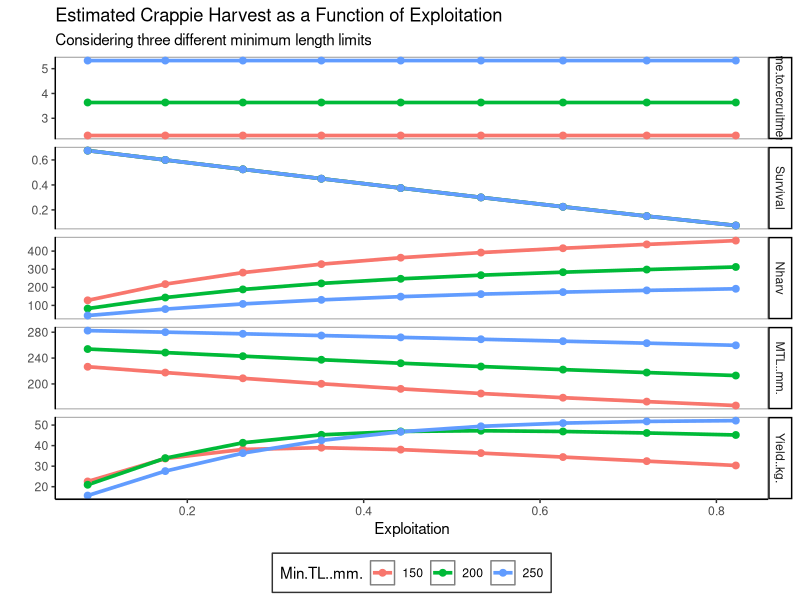
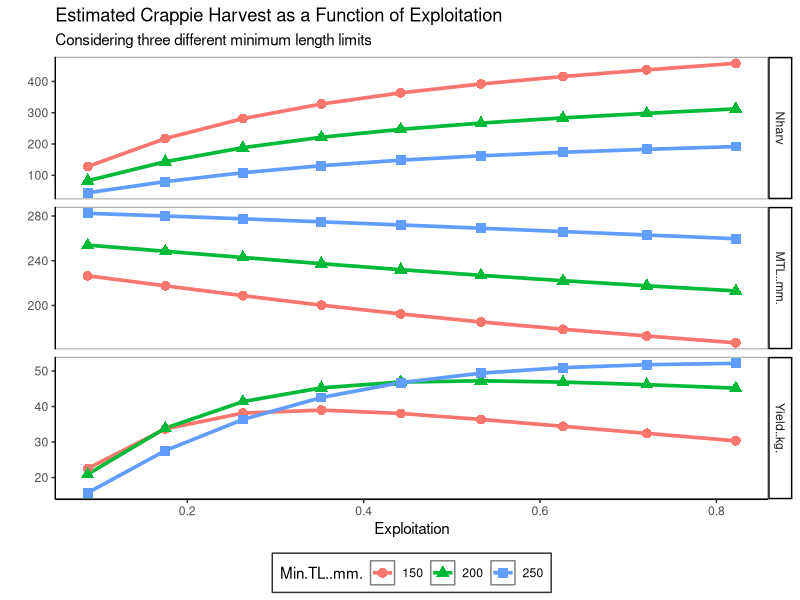
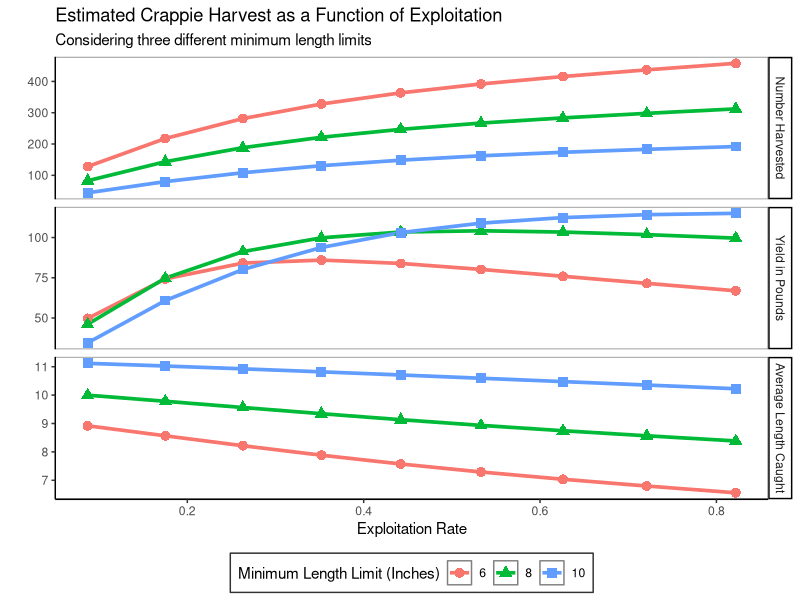

Write the R code that produced these figures, in order.
## ---- chunk 1
df<-read.csv("AECL520/FAMS output.csv", header = T )
str(df)
df$Min.TL..mm.<-factor(df$Min.TL..mm.)
## ---- chunk 2
library(ggplot2)
library(gridExtra)
library(reshape2)

# removing survival and recruitment 

df.m<-melt(df, id.vars = c("Min.TL..mm.","Exploitation"))
ggplot(df.m, aes (x = Exploitation,y = value, group = Min.TL..mm., colour = Min.TL..mm.))+
  theme_classic()+
  theme(panel.grid.major = element_blank(), 
        panel.grid.minor = element_blank(),
        panel.background = element_rect(fill="white",colour="grey50"), 
        axis.line = element_line(colour = "black"),
        legend.position = "bottom",
        legend.background = element_rect(colour="grey20"))+
  geom_line(size = 1.25)+
  geom_point(size = 2)+
  labs(title = "Estimated Crappie Harvest as a Function of Exploitation",
       subtitle = "Considering three different minimum length limits",
       y = "")+
  facet_grid(variable~., scales = "free_y")


# removing survival and time to recruitment, this way we have three panels that each show a different harvest goal
df2<-df[,-c(2,3)]
df.m2<-melt(df2, id.vars = c("Min.TL..mm.","Exploitation"))
ggplot(df.m2, aes (x = Exploitation,y = value, group = Min.TL..mm., colour = Min.TL..mm., shape = Min.TL..mm.))+
  theme_classic()+
  theme(panel.grid.major = element_blank(), 
        panel.grid.minor = element_blank(),
        panel.background = element_rect(fill="white",colour="grey50"), 
        axis.line = element_line(colour = "black"),
        legend.position = "bottom",
        legend.background = element_rect(colour="grey20"))+
  geom_line(size = 1.25)+
  geom_point(size = 3)+
  labs(title = "Estimated Crappie Harvest as a Function of Exploitation",
       subtitle = "Considering three different minimum length limits",
       y = "")+
  facet_grid(variable~., scales = "free_y")


## ---- chunk 3
head(df2)
# change units
df2$Min.TL..mm.<-as.numeric(as.character(df2$Min.TL..mm.))
df2$MinInches<-df2$Min.TL..mm./25.4
df2$MeanInches<-df2$MTL..mm./25.4
df2$Min.TL..mm.<-as.factor(df2$Min.TL..mm.)
df2$MinInches<-as.factor(df2$MinInches)
df2$Yield.Pounds<-df2$Yield..kg.*2.205
df2$NumberHarvested<-df2$Nharv

df3<-data.frame(as.numeric(as.character(df2$MinInches)),
                           df2$Exploitation,
                           df2$NumberHarvested,
                           df2$Yield.Pounds,
                           df2$MeanInches)
head(df3)
colnames(df3)<-c("Minimum Length Limit (Inches)","Exploitation Rate","Number Harvested","Yield in Pounds","Average Length Caught")
df3$`Minimum Length Limit (Inches)`<-round(df3$`Minimum Length Limit (Inches)`)
df3$`Minimum Length Limit (Inches)`<-factor(df3$`Minimum Length Limit (Inches)`)


df.m3<-melt(df3, id.vars = c("Minimum Length Limit (Inches)","Exploitation Rate"))
ggplot(df.m3, aes (x = `Exploitation Rate`,
                   y = value, 
                   group = `Minimum Length Limit (Inches)`, 
                   colour = `Minimum Length Limit (Inches)`, 
                   shape = `Minimum Length Limit (Inches)`))+
  theme_classic()+
  theme(panel.grid.major = element_blank(), 
        panel.grid.minor = element_blank(),
        panel.background = element_rect(fill="white",colour="grey50"),
        axis.line = element_line(colour = "black"),
        legend.position = "bottom",
        legend.background = element_rect(colour="grey20"))+
  labs(fill = "Minimum Length Limit (Inches)")+
  geom_line(size = 1.25)+
  geom_point(size = 3)+
  labs(title = "Estimated Crappie Harvest as a Function of Exploitation",
       subtitle = "Considering three different minimum length limits",
       y = "")+
  facet_grid(variable~., scales = "free_y")










